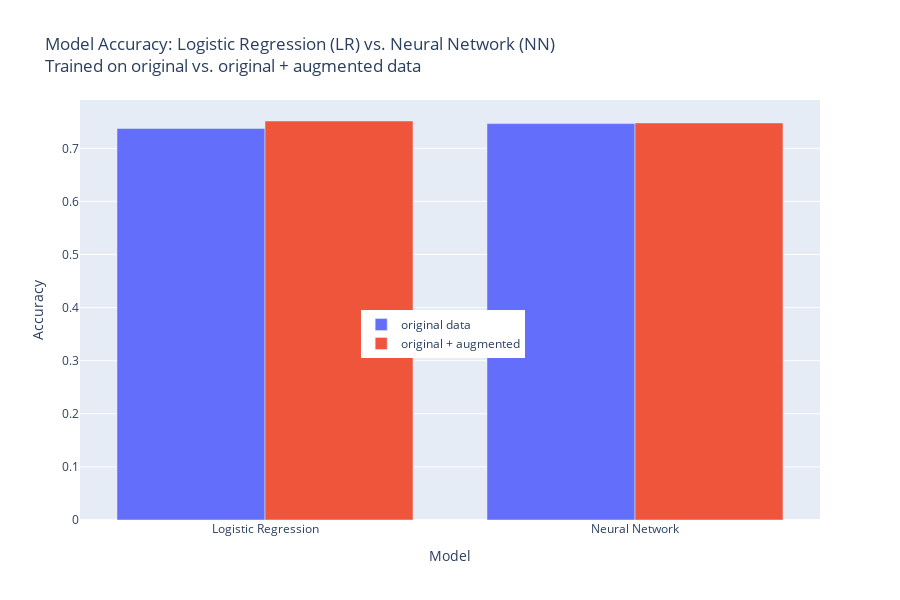

The code cell stored with this chart in its notebook:
### Markdown cell above
## Kaggel results

+ Logistic Regression trained on original train data only: **0.73735**
+ Logistic Regression trained on original train data + augmented data from ChatGPT 3.5 turbo: **0.75145**

### Code cell
import plotly.graph_objects as go
model_type = ['Logistic Regression', 'Neural Network']

fig_model_perf = go.Figure(data=[
    go.Bar(name='original data', x=model_type, y=[0.73735, 0.74655]),
    go.Bar(name='original + augmented', x=model_type, y=[0.75145, 0.74777])
])
# fig_model.perf.add_trace(
#     go.Bar(
#         y = ['NOT Disaster (0)', 'Disaster (1)'],
#         x = [class0_train_samples, class1_train_samples],
#         name = 'Training data',
#         orientation = 'h',
#         marker=dict(
#             color='rgba(2, 116, 60, 0.79)',
#             line=dict(color='rgba(2, 116, 60, 0.93)', width=3)
#         )
#     )
# )
fig_model_perf.update_layout(title='Model Accuracy: Logistic Regression (LR) vs. Neural Network (NN)<br>Trained on original vs. original + augmented data',
                                xaxis_title='Model',
                                yaxis_title='Accuracy',
                                legend=dict(yanchor="top",
                                            y=0.5,
                                            xanchor="left",
                                            x=0.38),
                                 autosize=False,
                                 width=900,
                                 height=600)

fig_model_perf.show()

### Figure 1 — Plotly figure (JSON) as saved in the notebook; plotly's stock layout.template omitted (floating-point values rounded to 4 significant figures)
{"data": [{"name": "original data", "type": "bar", "x": ["Logistic Regression", "Neural Network"], "y": [0.7373, 0.7466]}, {"name": "original + augmented", "type": "bar", "x": ["Logistic Regression", "Neural Network"], "y": [0.7514, 0.7478]}], "layout": {"autosize": false, "height": 600, "legend": {"x": 0.38, "xanchor": "left", "y": 0.5, "yanchor": "top"}, "title": {"text": "Model Accuracy: Logistic Regression (LR) vs. Neural Network (NN)<br>Trained on original vs. original + augmented data"}, "width": 900, "xaxis": {"autorange": true, "range": [-0.5, 1.5], "title": {"text": "Model"}, "type": "category"}, "yaxis": {"autorange": true, "range": [0, 0.791], "title": {"text": "Accuracy"}, "type": "linear"}}}
